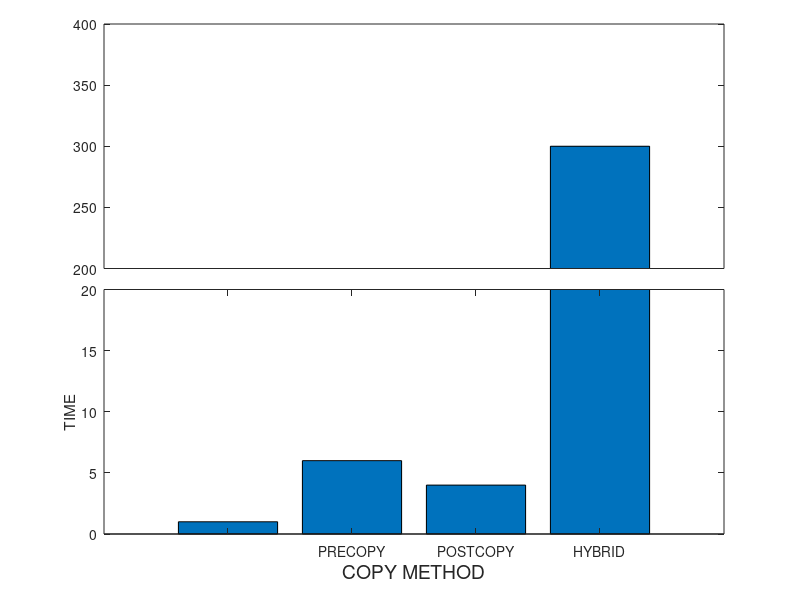
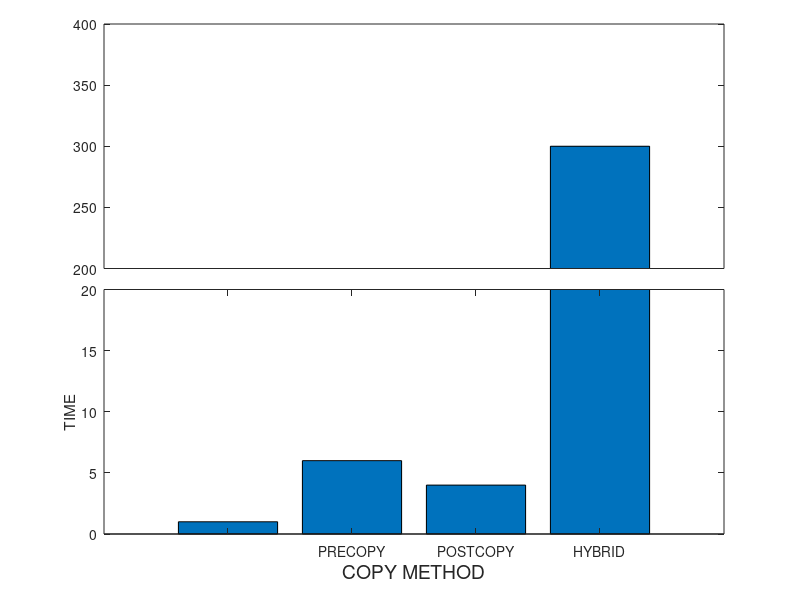
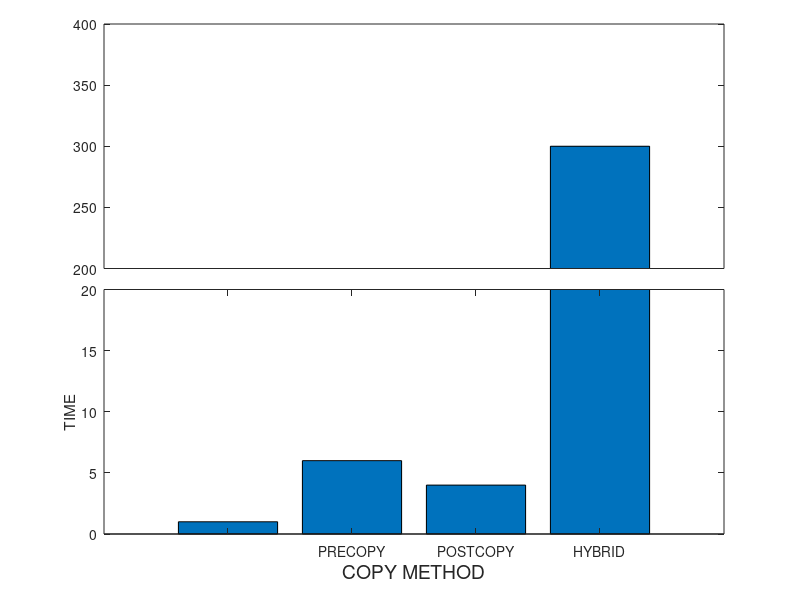

MATLAB code to generate these figures, in order:
a=[1 6 4 300];
x = {'', 'PRECOPY', 'POSTCOPY', 'HYBRID', 'PRO-HYBRID', ''};

ylim1=[0 20];
%ylim2=[100 300];
ylim2=[200 400];
xlim=[0 length(a)+1];

figure;

% retrieve your default axis pos
clf;
p0=get(gca,'position')
delete(gcf);

% create axis1
%a1=axes('position',[p0(1) p0(2) p0(3)/2-.025 p0(4)]);
a1=axes('position',[p0(1) p0(2) p0(3) p0(4)/2]);
%barh(a);
bar(a);
%set(a1,'ylim',ylim1);
set(a1,'ylim',ylim1, 'XTickLabel', x);
xlabel('COPY METHOD', 'FontSize', 14);
ylabel('TIME');

%box off;

% create axis2
%a2=axes('position',[p0(1)+p0(3)/2+.025 p0(2) p0(3)/2-.025 p0(4)]);
a2=axes('position',[p0(1) p0(4)/2+.145 p0(3) p0(4)/2])
%a2=axes('position',[p0(1) p0(2) p0(3) p0(4)/2]);
%barh(a);
bar(a);

%set(a2,'ylim',ylim1);
set(a2,'ylim',ylim2);
%ylim(ylim2);
%set(a2,'xlim',xlim,'ylim',ylim2);
set(a2,'xtick',[]);
%set(a2,'xcolor',get(a2,'color'));
%box off

%%%%%%%%%%%%%%%% plotting %%%%%%%%%%%%%%%%%%%%%
output = "break_axis";

%figure;
saveas(1, strcat(output, ".png"));
saveas(1, strcat(output, ".emf"));
saveas(1, strcat(output, ".eps"));

%box off
